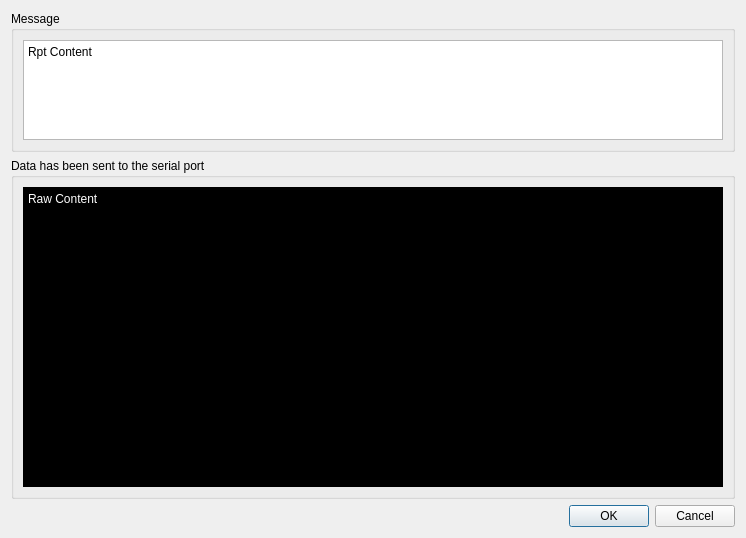
<?xml version="1.0" encoding="UTF-8"?>
<ui version="4.0">
 <class>Sender</class>
 <widget class="QDialog" name="Sender">
  <property name="geometry">
   <rect>
    <x>0</x>
    <y>0</y>
    <width>738</width>
    <height>488</height>
   </rect>
  </property>
  <property name="windowTitle">
   <string>Send Message</string>
  </property>
  <layout class="QVBoxLayout" name="verticalLayout">
   <property name="sizeConstraint">
    <enum>QLayout::SetFixedSize</enum>
   </property>
   <item>
    <widget class="QGroupBox" name="rptGroup">
     <property name="title">
      <string>Message</string>
     </property>
     <layout class="QVBoxLayout" name="verticalLayout_2">
      <item>
       <widget class="QTextEdit" name="rpt">
        <property name="minimumSize">
         <size>
          <width>700</width>
          <height>0</height>
         </size>
        </property>
        <property name="maximumSize">
         <size>
          <width>16777215</width>
          <height>100</height>
         </size>
        </property>
        <property name="html">
         <string notr="true">&lt;!DOCTYPE HTML PUBLIC &quot;-//W3C//DTD HTML 4.0//EN&quot; &quot;http://www.w3.org/TR/REC-html40/strict.dtd&quot;&gt;
&lt;html&gt;&lt;head&gt;&lt;meta name=&quot;qrichtext&quot; content=&quot;1&quot; /&gt;&lt;style type=&quot;text/css&quot;&gt;
p, li { white-space: pre-wrap; }
&lt;/style&gt;&lt;/head&gt;&lt;body style=&quot; font-family:'SimSun'; font-size:9pt; font-weight:400; font-style:normal;&quot;&gt;
&lt;p style=&quot; margin-top:12px; margin-bottom:12px; margin-left:0px; margin-right:0px; -qt-block-indent:0; text-indent:0px;&quot;&gt;Rpt Content&lt;/p&gt;&lt;/body&gt;&lt;/html&gt;</string>
        </property>
        <property name="textInteractionFlags">
         <set>Qt::TextSelectableByKeyboard|Qt::TextSelectableByMouse</set>
        </property>
       </widget>
      </item>
     </layout>
    </widget>
   </item>
   <item>
    <widget class="QGroupBox" name="rawGroup">
     <property name="title">
      <string>Data has been sent to the serial port</string>
     </property>
     <layout class="QVBoxLayout" name="verticalLayout_3">
      <item>
       <widget class="QTextEdit" name="raw">
        <property name="minimumSize">
         <size>
          <width>700</width>
          <height>300</height>
         </size>
        </property>
        <property name="styleSheet">
         <string notr="true">background-color: rgb(0, 0, 0);
color: rgb(255, 255, 255);</string>
        </property>
        <property name="html">
         <string notr="true">&lt;!DOCTYPE HTML PUBLIC &quot;-//W3C//DTD HTML 4.0//EN&quot; &quot;http://www.w3.org/TR/REC-html40/strict.dtd&quot;&gt;
&lt;html&gt;&lt;head&gt;&lt;meta name=&quot;qrichtext&quot; content=&quot;1&quot; /&gt;&lt;style type=&quot;text/css&quot;&gt;
p, li { white-space: pre-wrap; }
&lt;/style&gt;&lt;/head&gt;&lt;body style=&quot; font-family:'SimSun'; font-size:9pt; font-weight:400; font-style:normal;&quot;&gt;
&lt;p style=&quot; margin-top:12px; margin-bottom:12px; margin-left:0px; margin-right:0px; -qt-block-indent:0; text-indent:0px;&quot;&gt;Raw Content&lt;/p&gt;&lt;/body&gt;&lt;/html&gt;</string>
        </property>
       </widget>
      </item>
     </layout>
    </widget>
   </item>
   <item>
    <widget class="QDialogButtonBox" name="buttonBox">
     <property name="orientation">
      <enum>Qt::Horizontal</enum>
     </property>
     <property name="standardButtons">
      <set>QDialogButtonBox::Cancel|QDialogButtonBox::Ok</set>
     </property>
    </widget>
   </item>
  </layout>
 </widget>
 <resources/>
 <connections>
  <connection>
   <sender>buttonBox</sender>
   <signal>rejected()</signal>
   <receiver>Sender</receiver>
   <slot>reject()</slot>
   <hints>
    <hint type="sourcelabel">
     <x>316</x>
     <y>260</y>
    </hint>
    <hint type="destinationlabel">
     <x>286</x>
     <y>274</y>
    </hint>
   </hints>
  </connection>
 </connections>
</ui>
